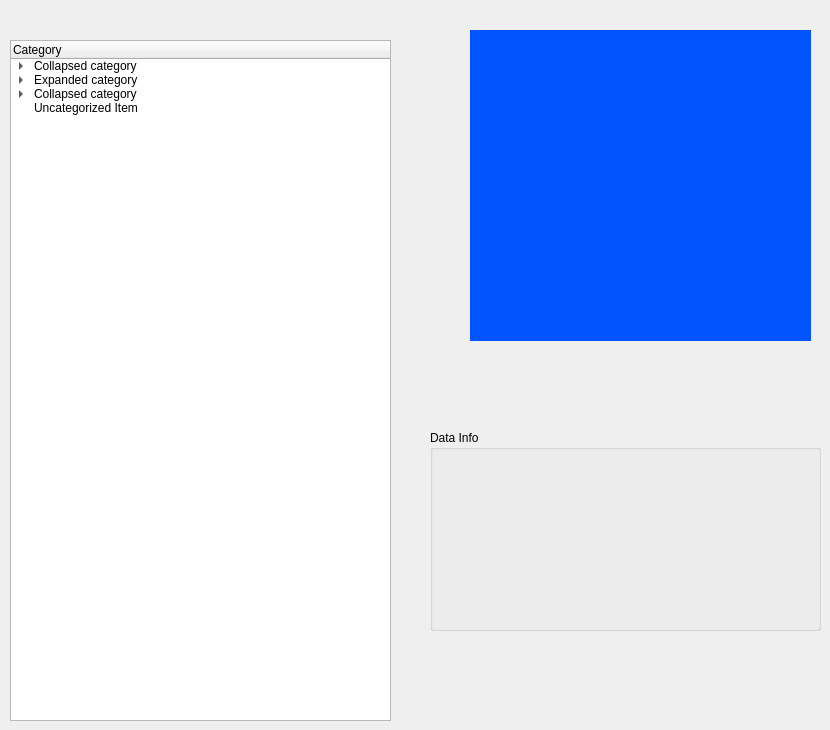
           <widget class="QWidget" name="oneshotPage">
            <widget class="QTreeWidget" name="treeWidget">
             <property name="geometry">
              <rect>
               <x>10</x>
               <y>40</y>
               <width>381</width>
               <height>681</height>
              </rect>
             </property>
             <column>
              <property name="text">
               <string>Category</string>
              </property>
             </column>
             <item>
              <property name="text">
               <string>Collapsed category</string>
              </property>
              <item>
               <property name="text">
                <string>New Subitem</string>
               </property>
              </item>
             </item>
             <item>
              <property name="text">
               <string>Expanded category</string>
              </property>
              <item>
               <property name="text">
                <string>Item One</string>
               </property>
              </item>
              <item>
               <property name="text">
                <string>Item Two</string>
               </property>
               <item>
                <property name="text">
                 <string>Expanded sub-category</string>
                </property>
                <item>
                 <property name="text">
                  <string>Sub-item One</string>
                 </property>
                </item>
               </item>
              </item>
             </item>
             <item>
              <property name="text">
               <string>Collapsed category</string>
              </property>
              <item>
               <property name="text">
                <string>New Subitem</string>
               </property>
              </item>
             </item>
             <item>
              <property name="text">
               <string>Uncategorized Item</string>
              </property>
             </item>
            </widget>
            <widget class="QLabel" name="label_7">
             <property name="geometry">
              <rect>
               <x>470</x>
               <y>30</y>
               <width>341</width>
               <height>311</height>
              </rect>
             </property>
             <property name="styleSheet">
              <string notr="true">background-color: rgb(0, 85, 255);</string>
             </property>
             <property name="text">
              <string/>
             </property>
            </widget>
            <widget class="QGroupBox" name="oneshot_page_dataInfo">
             <property name="geometry">
              <rect>
               <x>430</x>
               <y>430</y>
               <width>391</width>
               <height>201</height>
              </rect>
             </property>
             <property name="title">
              <string>Data Info</string>
             </property>
            </widget>
           </widget>
